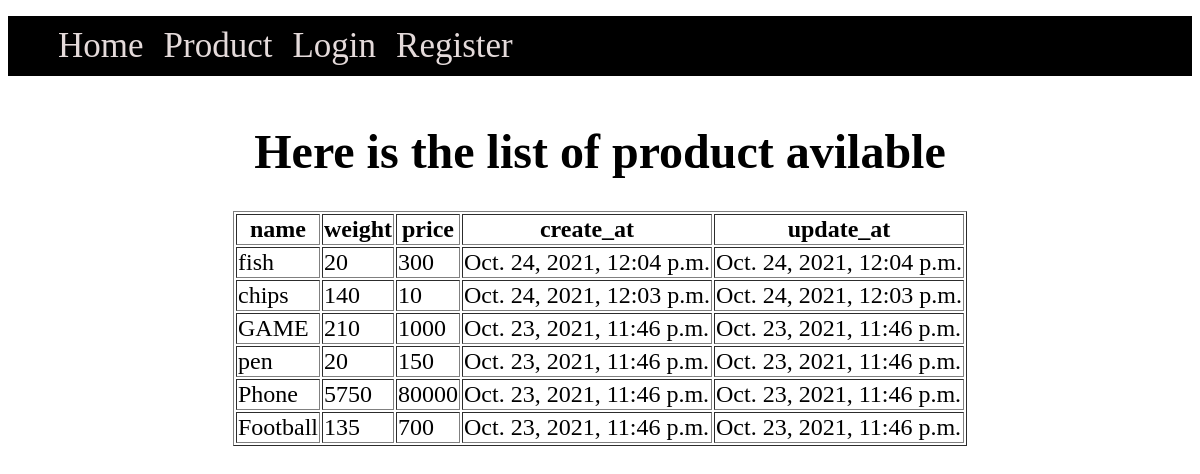
The page /product/list/ on the database its author committed.
### Products/models.py (models this page shows, shortened)
class Product(models.Model):
    name = models.CharField(max_length=30)
    weight = models.IntegerField()
    price = models.IntegerField()
    create_at = models.DateTimeField(default=datetime.now, blank=True)
    update_at = models.DateTimeField(default=datetime.now, blank=True)

### Products/views.py (the view)
# urls.py: path('list/',views.index,name="index"),
def index(request):
    products = Product.objects.all()
    return render(request,"Products/list.html",{'products':products})

### Products/templates/Products/list.html (shortened to what this page needs)
{% extends 'base.html'%}
{% block body %}
    <div class="container">
        <h1>Here is the list of product avilable</h1>
        <table border="1">
            <thead>
                <tr>
                    <th>name</th>
                    <th>weight</th>
                    <th>price</th>
                <th>create_at</th>
                <th>update_at</th>
            </tr>
        </thead>
        <tbody>
            {% for i in products reversed %}
            <tr>
                    <td>{{i.name}}</td>
                    <td>{{i.weight}}</td>
                    <td>{{i.price}}</td>
                    <td>{{i.create_at}}</td>
                    <td>{{i.update_at}}</td>
                </tr>
                {% endfor %}
            </tbody>
        </table>
    </div>
{% endblock %}

### templates/base.html (shortened to what this page needs)
<!DOCTYPE html>
<html lang="en">
<head>
    <link rel="stylesheet" href="https://unicons.iconscout.com/release/v4.0.0/css/line.css">
</head>
<body>
    <div class="header">
        <ul class="navbar">
            <li><a href="{% url 'home' %}">Home</a></li>
            <li><a href="{% url 'index' %}">Product</a></li>
            {% if user.is_authenticated %}
                <li ><a href="{% url 'logout' %}">Logout</a></li>
            {% else %}
                <li ><a href="{% url 'login' %}">Login</a></li>
                <li ><a href="{% url 'register' %}">Register</a></li>
            {% endif %}
        </ul>
    </div>
    {% block body %}{% endblock %}
</body>
</html>

### rows shown on the page
Product: name "fish", weight "20", price "300", create_at "Oct. 24, 2021, 12:04 p.m.", update_at "Oct. 24, 2021, 12:04 p.m."
Product: name "chips", weight "140", price "10", create_at "Oct. 24, 2021, 12:03 p.m.", update_at "Oct. 24, 2021, 12:03 p.m."
Product: name "GAME", weight "210", price "1000", create_at "Oct. 23, 2021, 11:46 p.m.", update_at "Oct. 23, 2021, 11:46 p.m."
Product: name "pen", weight "20", price "150", create_at "Oct. 23, 2021, 11:46 p.m.", update_at "Oct. 23, 2021, 11:46 p.m."
Product: name "Phone", weight "5750", price "80000", create_at "Oct. 23, 2021, 11:46 p.m.", update_at "Oct. 23, 2021, 11:46 p.m."
Product: name "Football", weight "135", price "700", create_at "Oct. 23, 2021, 11:46 p.m.", update_at "Oct. 23, 2021, 11:46 p.m."
